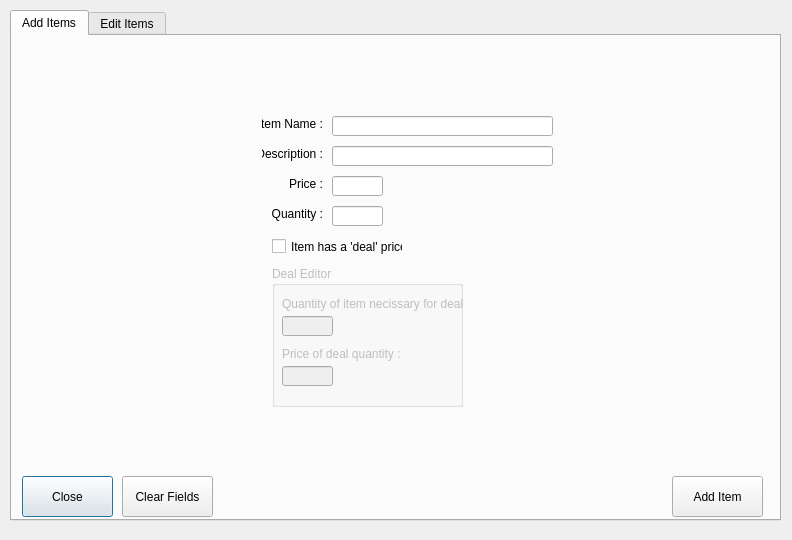
<?xml version="1.0" encoding="UTF-8"?>
<ui version="4.0">
 <class>InventoryManager</class>
 <widget class="QDialog" name="InventoryManager">
  <property name="geometry">
   <rect>
    <x>0</x>
    <y>0</y>
    <width>792</width>
    <height>540</height>
   </rect>
  </property>
  <property name="windowTitle">
   <string>Inventory Management</string>
  </property>
  <widget class="QTabWidget" name="tabWidget">
   <property name="geometry">
    <rect>
     <x>10</x>
     <y>10</y>
     <width>771</width>
     <height>511</height>
    </rect>
   </property>
   <property name="currentIndex">
    <number>0</number>
   </property>
   <widget class="QWidget" name="AddItemsTab">
    <attribute name="title">
     <string>Add Items</string>
    </attribute>
    <widget class="QLabel" name="label">
     <property name="geometry">
      <rect>
       <x>250</x>
       <y>80</y>
       <width>61</width>
       <height>16</height>
      </rect>
     </property>
     <property name="text">
      <string>Item Name :</string>
     </property>
     <property name="alignment">
      <set>Qt::AlignRight|Qt::AlignTrailing|Qt::AlignVCenter</set>
     </property>
    </widget>
    <widget class="QLabel" name="label_2">
     <property name="geometry">
      <rect>
       <x>250</x>
       <y>110</y>
       <width>61</width>
       <height>16</height>
      </rect>
     </property>
     <property name="text">
      <string>Description :</string>
     </property>
     <property name="alignment">
      <set>Qt::AlignRight|Qt::AlignTrailing|Qt::AlignVCenter</set>
     </property>
    </widget>
    <widget class="QLabel" name="label_3">
     <property name="geometry">
      <rect>
       <x>250</x>
       <y>140</y>
       <width>61</width>
       <height>16</height>
      </rect>
     </property>
     <property name="text">
      <string>Price :</string>
     </property>
     <property name="alignment">
      <set>Qt::AlignRight|Qt::AlignTrailing|Qt::AlignVCenter</set>
     </property>
    </widget>
    <widget class="QLabel" name="label_4">
     <property name="geometry">
      <rect>
       <x>250</x>
       <y>170</y>
       <width>61</width>
       <height>16</height>
      </rect>
     </property>
     <property name="text">
      <string>Quantity :</string>
     </property>
     <property name="alignment">
      <set>Qt::AlignRight|Qt::AlignTrailing|Qt::AlignVCenter</set>
     </property>
    </widget>
    <widget class="QLineEdit" name="itemNameField">
     <property name="geometry">
      <rect>
       <x>320</x>
       <y>80</y>
       <width>221</width>
       <height>20</height>
      </rect>
     </property>
    </widget>
    <widget class="QLineEdit" name="descriptionField">
     <property name="geometry">
      <rect>
       <x>320</x>
       <y>110</y>
       <width>221</width>
       <height>20</height>
      </rect>
     </property>
    </widget>
    <widget class="QLineEdit" name="priceField">
     <property name="geometry">
      <rect>
       <x>320</x>
       <y>140</y>
       <width>51</width>
       <height>20</height>
      </rect>
     </property>
    </widget>
    <widget class="QLineEdit" name="quantityField">
     <property name="geometry">
      <rect>
       <x>320</x>
       <y>170</y>
       <width>51</width>
       <height>20</height>
      </rect>
     </property>
    </widget>
    <widget class="QCheckBox" name="checkBox">
     <property name="geometry">
      <rect>
       <x>260</x>
       <y>200</y>
       <width>131</width>
       <height>21</height>
      </rect>
     </property>
     <property name="text">
      <string>Item has a 'deal' price</string>
     </property>
    </widget>
    <widget class="QGroupBox" name="dealEditor">
     <property name="enabled">
      <bool>false</bool>
     </property>
     <property name="geometry">
      <rect>
       <x>260</x>
       <y>230</y>
       <width>191</width>
       <height>141</height>
      </rect>
     </property>
     <property name="title">
      <string>Deal Editor</string>
     </property>
     <widget class="QLabel" name="label_5">
      <property name="geometry">
       <rect>
        <x>10</x>
        <y>30</y>
        <width>181</width>
        <height>16</height>
       </rect>
      </property>
      <property name="text">
       <string>Quantity of item necissary for deal :</string>
      </property>
     </widget>
     <widget class="QLineEdit" name="dealQuantity">
      <property name="geometry">
       <rect>
        <x>10</x>
        <y>50</y>
        <width>51</width>
        <height>20</height>
       </rect>
      </property>
     </widget>
     <widget class="QLabel" name="label_6">
      <property name="geometry">
       <rect>
        <x>10</x>
        <y>80</y>
        <width>181</width>
        <height>16</height>
       </rect>
      </property>
      <property name="text">
       <string>Price of deal quantity :</string>
      </property>
     </widget>
     <widget class="QLineEdit" name="dealPrice">
      <property name="geometry">
       <rect>
        <x>10</x>
        <y>100</y>
        <width>51</width>
        <height>20</height>
       </rect>
      </property>
     </widget>
    </widget>
    <widget class="QPushButton" name="cancelButton">
     <property name="geometry">
      <rect>
       <x>10</x>
       <y>440</y>
       <width>91</width>
       <height>41</height>
      </rect>
     </property>
     <property name="text">
      <string>Close</string>
     </property>
    </widget>
    <widget class="QPushButton" name="addItemButton">
     <property name="geometry">
      <rect>
       <x>660</x>
       <y>440</y>
       <width>91</width>
       <height>41</height>
      </rect>
     </property>
     <property name="text">
      <string>Add Item</string>
     </property>
    </widget>
    <widget class="QLabel" name="userInfoLabel">
     <property name="geometry">
      <rect>
       <x>50</x>
       <y>40</y>
       <width>651</width>
       <height>20</height>
      </rect>
     </property>
     <property name="text">
      <string/>
     </property>
     <property name="alignment">
      <set>Qt::AlignCenter</set>
     </property>
    </widget>
    <widget class="QPushButton" name="clearButton">
     <property name="geometry">
      <rect>
       <x>110</x>
       <y>440</y>
       <width>91</width>
       <height>41</height>
      </rect>
     </property>
     <property name="text">
      <string>Clear Fields</string>
     </property>
    </widget>
   </widget>
   <widget class="QWidget" name="EditItemsTab">
    <attribute name="title">
     <string>Edit Items</string>
    </attribute>
    <widget class="QListWidget" name="inventoryList">
     <property name="geometry">
      <rect>
       <x>20</x>
       <y>10</y>
       <width>231</width>
       <height>431</height>
      </rect>
     </property>
    </widget>
    <widget class="QPushButton" name="loadButton">
     <property name="geometry">
      <rect>
       <x>170</x>
       <y>450</y>
       <width>75</width>
       <height>23</height>
      </rect>
     </property>
     <property name="text">
      <string>Load Item</string>
     </property>
    </widget>
    <widget class="QGroupBox" name="itemInformationBox">
     <property name="geometry">
      <rect>
       <x>290</x>
       <y>0</y>
       <width>461</width>
       <height>471</height>
      </rect>
     </property>
     <property name="title">
      <string>Item Information</string>
     </property>
     <widget class="QLineEdit" name="itemPrice">
      <property name="geometry">
       <rect>
        <x>90</x>
        <y>240</y>
        <width>61</width>
        <height>20</height>
       </rect>
      </property>
     </widget>
     <widget class="QPlainTextEdit" name="itemDescription">
      <property name="geometry">
       <rect>
        <x>90</x>
        <y>70</y>
        <width>221</width>
        <height>161</height>
       </rect>
      </property>
     </widget>
     <widget class="QLineEdit" name="itemName">
      <property name="geometry">
       <rect>
        <x>90</x>
        <y>40</y>
        <width>221</width>
        <height>20</height>
       </rect>
      </property>
     </widget>
     <widget class="QLabel" name="label_10">
      <property name="geometry">
       <rect>
        <x>160</x>
        <y>240</y>
        <width>81</width>
        <height>20</height>
       </rect>
      </property>
      <property name="text">
       <string>Stock Quantity :</string>
      </property>
      <property name="alignment">
       <set>Qt::AlignRight|Qt::AlignTrailing|Qt::AlignVCenter</set>
      </property>
     </widget>
     <widget class="QLabel" name="label_8">
      <property name="geometry">
       <rect>
        <x>-20</x>
        <y>70</y>
        <width>101</width>
        <height>20</height>
       </rect>
      </property>
      <property name="text">
       <string>Description :</string>
      </property>
      <property name="alignment">
       <set>Qt::AlignRight|Qt::AlignTrailing|Qt::AlignVCenter</set>
      </property>
     </widget>
     <widget class="QLabel" name="label_9">
      <property name="geometry">
       <rect>
        <x>-20</x>
        <y>240</y>
        <width>101</width>
        <height>20</height>
       </rect>
      </property>
      <property name="text">
       <string>Price :</string>
      </property>
      <property name="alignment">
       <set>Qt::AlignRight|Qt::AlignTrailing|Qt::AlignVCenter</set>
      </property>
     </widget>
     <widget class="QLineEdit" name="itemQuantity">
      <property name="geometry">
       <rect>
        <x>250</x>
        <y>240</y>
        <width>61</width>
        <height>20</height>
       </rect>
      </property>
     </widget>
     <widget class="QLabel" name="label_7">
      <property name="geometry">
       <rect>
        <x>-20</x>
        <y>40</y>
        <width>101</width>
        <height>20</height>
       </rect>
      </property>
      <property name="text">
       <string>Item Name :</string>
      </property>
      <property name="alignment">
       <set>Qt::AlignRight|Qt::AlignTrailing|Qt::AlignVCenter</set>
      </property>
     </widget>
     <widget class="QCheckBox" name="editDealCheckBox">
      <property name="geometry">
       <rect>
        <x>90</x>
        <y>270</y>
        <width>131</width>
        <height>17</height>
       </rect>
      </property>
      <property name="text">
       <string>Item has deal price</string>
      </property>
     </widget>
     <widget class="QGroupBox" name="editDealEditor">
      <property name="enabled">
       <bool>false</bool>
      </property>
      <property name="geometry">
       <rect>
        <x>110</x>
        <y>290</y>
        <width>201</width>
        <height>141</height>
       </rect>
      </property>
      <property name="title">
       <string>Deal Editor</string>
      </property>
      <widget class="QLabel" name="label_11">
       <property name="geometry">
        <rect>
         <x>10</x>
         <y>30</y>
         <width>181</width>
         <height>16</height>
        </rect>
       </property>
       <property name="text">
        <string>Quantity of item necissary for deal :</string>
       </property>
      </widget>
      <widget class="QLineEdit" name="editPageDealQuantity">
       <property name="geometry">
        <rect>
         <x>10</x>
         <y>50</y>
         <width>51</width>
         <height>20</height>
        </rect>
       </property>
      </widget>
      <widget class="QLabel" name="label_12">
       <property name="geometry">
        <rect>
         <x>10</x>
         <y>80</y>
         <width>181</width>
         <height>16</height>
        </rect>
       </property>
       <property name="text">
        <string>Price of deal quantity :</string>
       </property>
      </widget>
      <widget class="QLineEdit" name="editPageDealPrice">
       <property name="geometry">
        <rect>
         <x>10</x>
         <y>100</y>
         <width>51</width>
         <height>20</height>
        </rect>
       </property>
      </widget>
     </widget>
     <widget class="QPushButton" name="cancelEditButton">
      <property name="geometry">
       <rect>
        <x>350</x>
        <y>320</y>
        <width>101</width>
        <height>61</height>
       </rect>
      </property>
      <property name="text">
       <string>Reset</string>
      </property>
     </widget>
     <widget class="QPushButton" name="saveAddButton">
      <property name="geometry">
       <rect>
        <x>350</x>
        <y>180</y>
        <width>101</width>
        <height>61</height>
       </rect>
      </property>
      <property name="text">
       <string>Save</string>
      </property>
     </widget>
     <widget class="QPushButton" name="deleteItemButton">
      <property name="geometry">
       <rect>
        <x>350</x>
        <y>250</y>
        <width>101</width>
        <height>61</height>
       </rect>
      </property>
      <property name="text">
       <string>Delete Item</string>
      </property>
     </widget>
     <widget class="QLabel" name="editPageUserInfoLabel">
      <property name="geometry">
       <rect>
        <x>10</x>
        <y>440</y>
        <width>321</width>
        <height>16</height>
       </rect>
      </property>
      <property name="text">
       <string/>
      </property>
     </widget>
     <widget class="QPushButton" name="editCloseButton">
      <property name="geometry">
       <rect>
        <x>350</x>
        <y>390</y>
        <width>101</width>
        <height>61</height>
       </rect>
      </property>
      <property name="text">
       <string>Close</string>
      </property>
     </widget>
     <zorder>itemPrice</zorder>
     <zorder>itemDescription</zorder>
     <zorder>itemName</zorder>
     <zorder>label_10</zorder>
     <zorder>label_8</zorder>
     <zorder>label_9</zorder>
     <zorder>itemQuantity</zorder>
     <zorder>label_7</zorder>
     <zorder>editDealCheckBox</zorder>
     <zorder>editDealEditor</zorder>
     <zorder>label_12</zorder>
     <zorder>label_11</zorder>
     <zorder>dealQuantity_2</zorder>
     <zorder>dealPrice_2</zorder>
     <zorder>cancelEditButton</zorder>
     <zorder>saveAddButton</zorder>
     <zorder>deleteItemButton</zorder>
     <zorder>editPageUserInfoLabel</zorder>
     <zorder>editCloseButton</zorder>
    </widget>
   </widget>
  </widget>
 </widget>
 <resources/>
 <connections/>
</ui>
